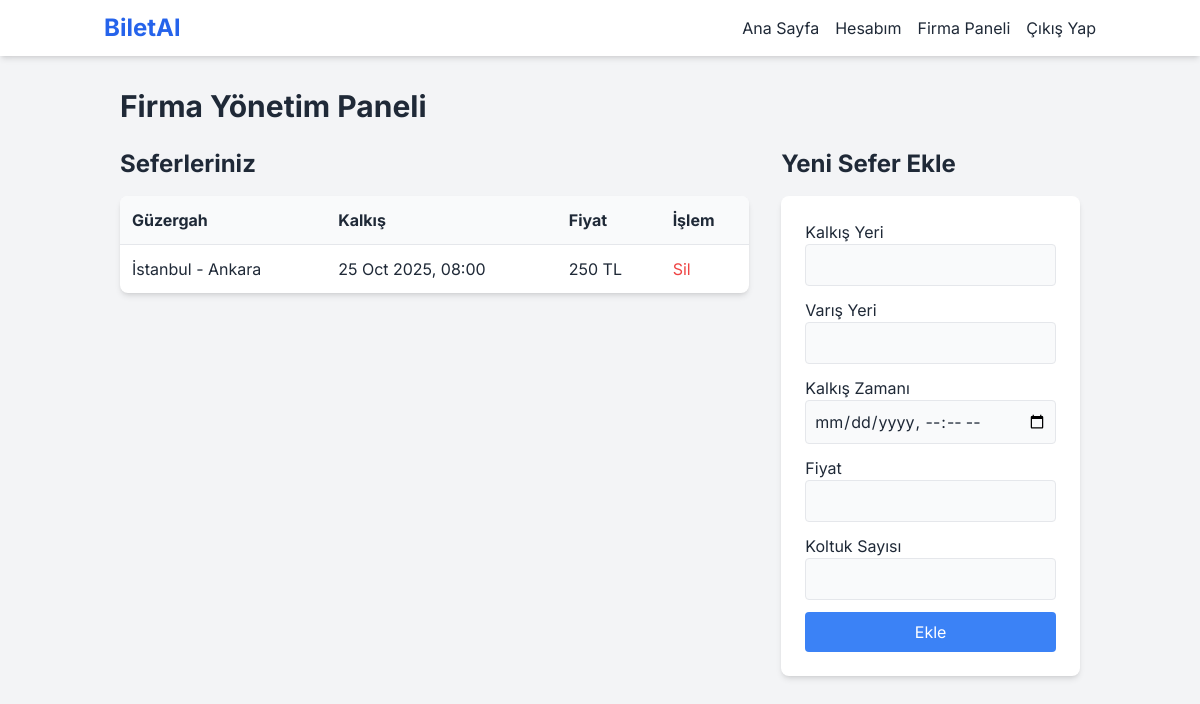
Screenshot of /firmaadmin/index.php (signed in) with the database file from the repository.
### tables this page shows
CREATE TABLE trips (
                id INTEGER PRIMARY KEY AUTOINCREMENT, company_id INTEGER NOT NULL, departure_location TEXT NOT NULL,
                arrival_location TEXT NOT NULL, departure_time TEXT NOT NULL, price REAL NOT NULL,
                seat_count INTEGER NOT NULL, FOREIGN KEY (company_id) REFERENCES companies(id)
            );

### firmaadmin/index.php (the view, shortened to what this page needs)
<?php
require_once '../config.php';
$company_id = $_SESSION['company_id'];
$stmt = $pdo->prepare("SELECT * FROM trips WHERE company_id = ? ORDER BY departure_time DESC");
$stmt->execute([$company_id]);
$trips = $stmt->fetchAll();
include '../header.php';
?>
<h1 class="text-3xl font-bold mb-6">Firma Yönetim Paneli</h1>
 <div class="grid grid-cols-1 md:grid-cols-3 gap-8">
    <div class="md:col-span-2">
        <h2 class="text-2xl font-bold mb-4">Seferleriniz</h2>
         <div class="bg-white rounded-lg shadow-md overflow-x-auto">
            <table class="w-full text-left">
                <thead class="bg-gray-50">
                    <tr>
                        <th class="p-3">Güzergah</th>
                        <th class="p-3">Kalkış</th>
                        <th class="p-3">Fiyat</th>
                        <th class="p-3">İşlem</th>
                    </tr>
                </thead>
                <tbody>
                <?php if (empty($trips)): ?>
                    <tr><td colspan="4" class="p-3 text-center">Henüz seferiniz bulunmuyor.</td></tr>
                <?php else: ?>
                    <?php foreach($trips as $trip): ?>
                    <tr class="border-t">
                        <td class="p-3"><?php echo htmlspecialchars($trip['departure_location']); ?> - <?php echo htmlspecialchars($trip['arrival_location']); ?></td>
                        <td class="p-3"><?php echo date('d M Y, H:i', strtotime($trip['departure_time'])); ?></td>
                        <td class="p-3"><?php echo $trip['price']; ?> TL</td>
                        <td class="p-3">
                            <form action="../actions.php?action=delete_trip" method="POST" onsubmit="return confirm('Bu seferi silmek istediğinize emin misiniz?');">
                                <button type="submit" class="text-red-500 hover:underline">Sil</button>
                            </form>
                        </td>
                    </tr>
                    <?php endforeach; ?>
                <?php endif; ?>
                </tbody>
            </table>
         </div>
    </div>
    <div>
         <h2 class="text-2xl font-bold mb-4">Yeni Sefer Ekle</h2>
         <div class="bg-white rounded-lg shadow-md p-6">
            <form action="../actions.php?action=add_trip" method="POST">
                <div class="mb-3"><label class="block">Kalkış Yeri</label><input type="text" name="departure_location" required class="w-full p-2 border rounded bg-gray-50"></div>
                <div class="mb-3"><label class="block">Varış Yeri</label><input type="text" name="arrival_location" required class="w-full p-2 border rounded bg-gray-50"></div>
                <div class="mb-3"><label class="block">Kalkış Zamanı</label><input type="datetime-local" name="departure_time" required class="w-full p-2 border rounded bg-gray-50"></div>
                <div class="mb-3"><label class="block">Fiyat</label><input type="number" step="0.01" name="price" required class="w-full p-2 border rounded bg-gray-50"></div>
                <div class="mb-3"><label class="block">Koltuk Sayısı</label><input type="number" name="seat_count" required class="w-full p-2 border rounded bg-gray-50"></div>
                <button type="submit" class="w-full bg-blue-500 text-white p-2 rounded hover:bg-blue-600">Ekle</button>
            </form>
         </div>
    </div>
 </div>
<?php
include '../footer.php';
?>

### header.php (style rules this page uses)
body { font-family: 'Inter', sans-serif; }

### rows the page displays
trips: departure_location "İstanbul", arrival_location "Ankara", departure_time "25 Oct 2025, 08:00", price "250"
